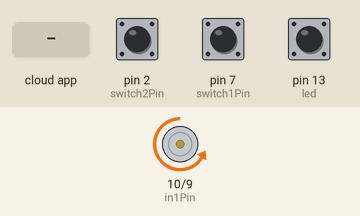
Recording of a sketch running on a simulated Arduino Uno, built with avr-gcc and run on an emulated ATmega328P. Shown: motor-driver pin pairs drawn as motors (green arrow = first pin HIGH = forward, orange = second pin HIGH = backward, longer = more drive, scaled by the enable pin). The inputs (shaded band) are chosen by the test bench; at power-on: pin 2 (switch2Pin) LOW, pin 7 (switch1Pin) LOW, pin 13 (led) HIGH.

Above: at 1.2 s.
1.3 s: the phone or cloud app sets lift to 0
At 2.6 s:
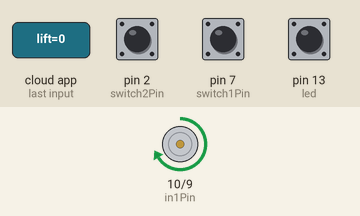
Timing chart, 0 to 4.3 s (numbered marks = the images above; inputs shaded):
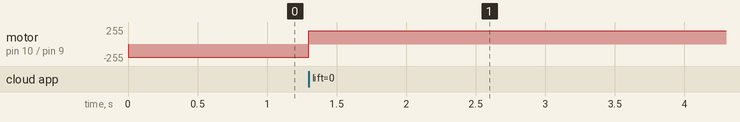

The sketch:

Mobile_carrier_Latch_docking_withComments.ino
```cpp
// MOBILE CARRIER PROJECT
// Latch Docking
// Date 22/07/2014
// Writen by Anaelle LE MENTEC

//Rossifying by Malcolm Mielle

#include <ros.h>
#include <std_msgs/Bool.h>

void messageCb( const std_msgs::Bool& msg);

ros::NodeHandle nh;
ros::Subscriber<std_msgs::Bool> sub("lift", &messageCb );

// Declaration of variables
int  enablePin = 11;
int  in1Pin = 10;
int  in2Pin = 9;
int  switch1Pin = 7;
int  switch2Pin = 2;
int speed = 200;


void setup()
{
pinMode(in1Pin, OUTPUT);
pinMode(in2Pin, OUTPUT);
pinMode(enablePin, OUTPUT);
pinMode(switch1Pin, INPUT);
pinMode(switch2Pin, INPUT);

  //Switch M12V DC motor on
  initial();
}

void initial(){
  analogWrite(enablePin, speed);
  digitalWrite(in1Pin, LOW);
  digitalWrite(in2Pin, HIGH);

}

void messageCb( const std_msgs::Bool& msg){
  digitalWrite(13, HIGH-digitalRead(13));   // blink the led

  if (msg.data==true){
    int stateSwitch1 = digitalRead(switch1Pin);
    int stateSwitch2 = digitalRead(switch2Pin);

    //Open arms while there are not in opened position (= switch 1 on)
    while(!(stateSwitch1!=HIGH &&  stateSwitch2!=LOW))
    {
      stateSwitch1 = digitalRead(switch1Pin);
      stateSwitch2 = digitalRead(switch2Pin);
      analogWrite(enablePin, speed);
      digitalWrite(in1Pin, LOW);
      digitalWrite(in2Pin, HIGH);
    }
  }
  else{
    int stateSwitch1 = digitalRead(switch1Pin);
    int stateSwitch2 = digitalRead(switch2Pin);

    //Latch arms while there are not in closed position (= switch 2 on)
    while(!(stateSwitch1!=LOW && stateSwitch2!=HIGH))
    {
      stateSwitch1 = digitalRead(switch1Pin);
      stateSwitch2 = digitalRead(switch2Pin);
      analogWrite(enablePin, speed);
      digitalWrite(in1Pin, HIGH);
      digitalWrite(in2Pin, LOW);
    }
  }


}

// Main Loop
void loop()
{


  nh.subscribe(sub);
  nh.spinOnce();
  delay(1);

}
```

Measured:
- after the input at 1.3 s, motor on pin 10 (in1Pin) / pin 9 (in2Pin): backward 200/255 → forward 200/255 at once
